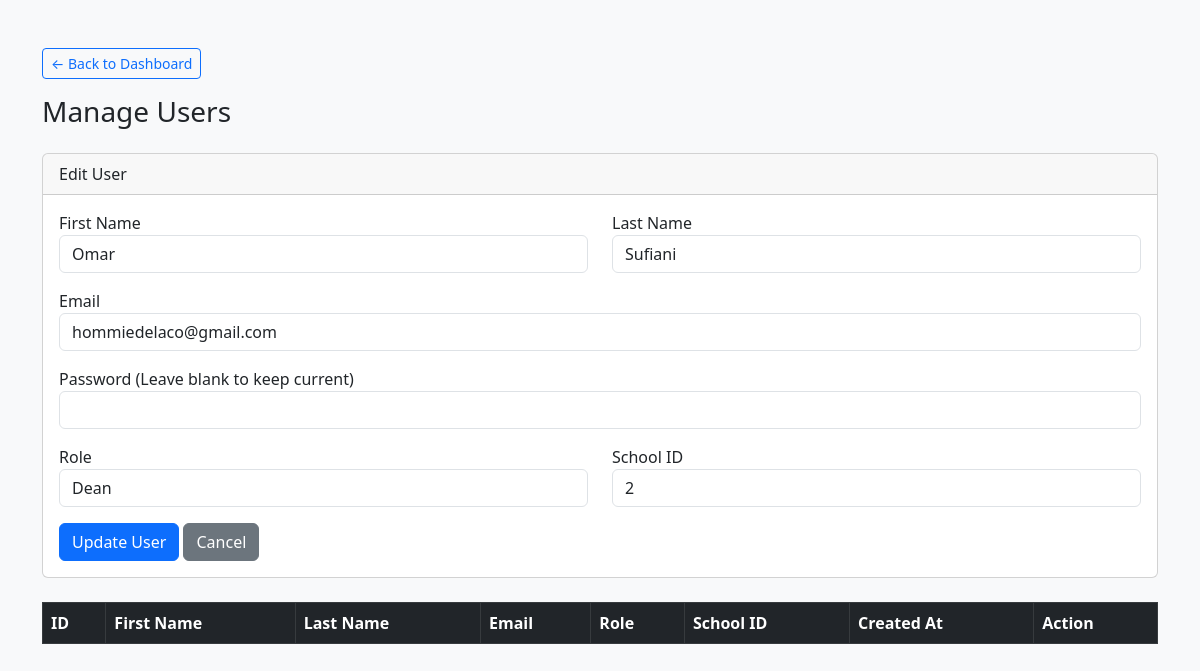
Page /manager/manage_users.php?edit_id=165 (signed in) on the committed database.
### tables this page shows
CREATE TABLE `users` (
  `id` int(11) NOT NULL,
  `FirstName` varchar(100) DEFAULT NULL,
  `LastName` varchar(100) DEFAULT NULL,
  `email` varchar(100) DEFAULT NULL,
  `password` varchar(255) DEFAULT NULL,
  `role` enum('admin','user','Superadmin','teacher','dean','hoi','student') DEFAULT 'user',
  `school_id` int(11) DEFAULT NULL,
  `created_at` timestamp NOT NULL DEFAULT current_timestamp()
);

### manager/manage_users.php (the view, shortened to what this page needs)
<?php
include 'db.php';
$edit_user = null;
if (isset($_GET['edit_id'])) {
    $edit_id = intval($_GET['edit_id']);
    $edit_result = mysqli_query($conn, "SELECT * FROM users WHERE id = $edit_id");
    $edit_user = mysqli_fetch_assoc($edit_result);
}
?>
<!DOCTYPE html>
<html>
<head>
    <link href="https://cdn.jsdelivr.net/npm/bootstrap@5.3.0/dist/css/bootstrap.min.css" rel="stylesheet">
</head>
<body class="bg-light">
<div class="container mt-5">
    <a href="dashboard.php" class="btn btn-sm btn-outline-primary mb-3">&larr; Back to Dashboard</a>
    <h3 class="mb-4">Manage Users</h3>
    <div class="card mb-4">
        <div class="card-header"><?= $edit_user ? "Edit User" : "Add User" ?></div>
        <div class="card-body">
            <form method="POST">
                <div class="row mb-3">
                    <div class="col">
                        <label>First Name</label>
                        <input type="text" name="firstname" class="form-control" value="<?= htmlspecialchars($edit_user['FirstName'] ?? '') ?>" required>
                    </div>
                    <div class="col">
                        <label>Last Name</label>
                        <input type="text" name="lastname" class="form-control" value="<?= htmlspecialchars($edit_user['LastName'] ?? '') ?>" required>
                    </div>
                </div>
                <div class="mb-3">
                    <label>Email</label>
                    <input type="email" name="email" class="form-control" value="<?= htmlspecialchars($edit_user['email'] ?? '') ?>" required>
                </div>
                <div class="mb-3">
                    <label>Password <?= $edit_user ? "(Leave blank to keep current)" : "" ?></label>
                    <input type="password" name="password" class="form-control" <?= $edit_user ? "" : "required" ?>>
                </div>
                <div class="row mb-3">
                    <div class="col">
                        <label>Role</label>
                        <select name="role" class="form-control" required>
                            <option value="dean" <?= isset($edit_user['role']) && $edit_user['role'] == 'dean' ? 'selected' : '' ?>>Dean</option>
                        </select>
                    </div>
                    <div class="col">
                        <label>School ID</label>
                        <input type="number" name="school_id" class="form-control" value="<?= htmlspecialchars($edit_user['school_id'] ?? '') ?>" required>
                    </div>
                </div>
                <button type="submit" class="btn btn-primary"><?= $edit_user ? "Update User" : "Add User" ?></button>
                <?php if ($edit_user): ?>
                    <a href="<?= $_SERVER['PHP_SELF'] ?>" class="btn btn-secondary">Cancel</a>
                <?php endif; ?>
            </form>
        </div>
    </div>
<div class="table-responsive">
    <table class="table table-bordered table-striped table-hover">
        <thead class="table-dark">
            <tr>
                <th>ID</th>
                <th>First Name</th>
                <th>Last Name</th>
                <th>Email</th>
                <th>Role</th>
                <th>School ID</th>
                <th>Created At</th>
                <th>Action</th>
            </tr>
        </thead>
    </table>
</div>

### rows in the picture
users: firstname "Omar", lastname "Sufiani", email "hommiedelaco@gmail.com", role "Dean", school_id "2"
